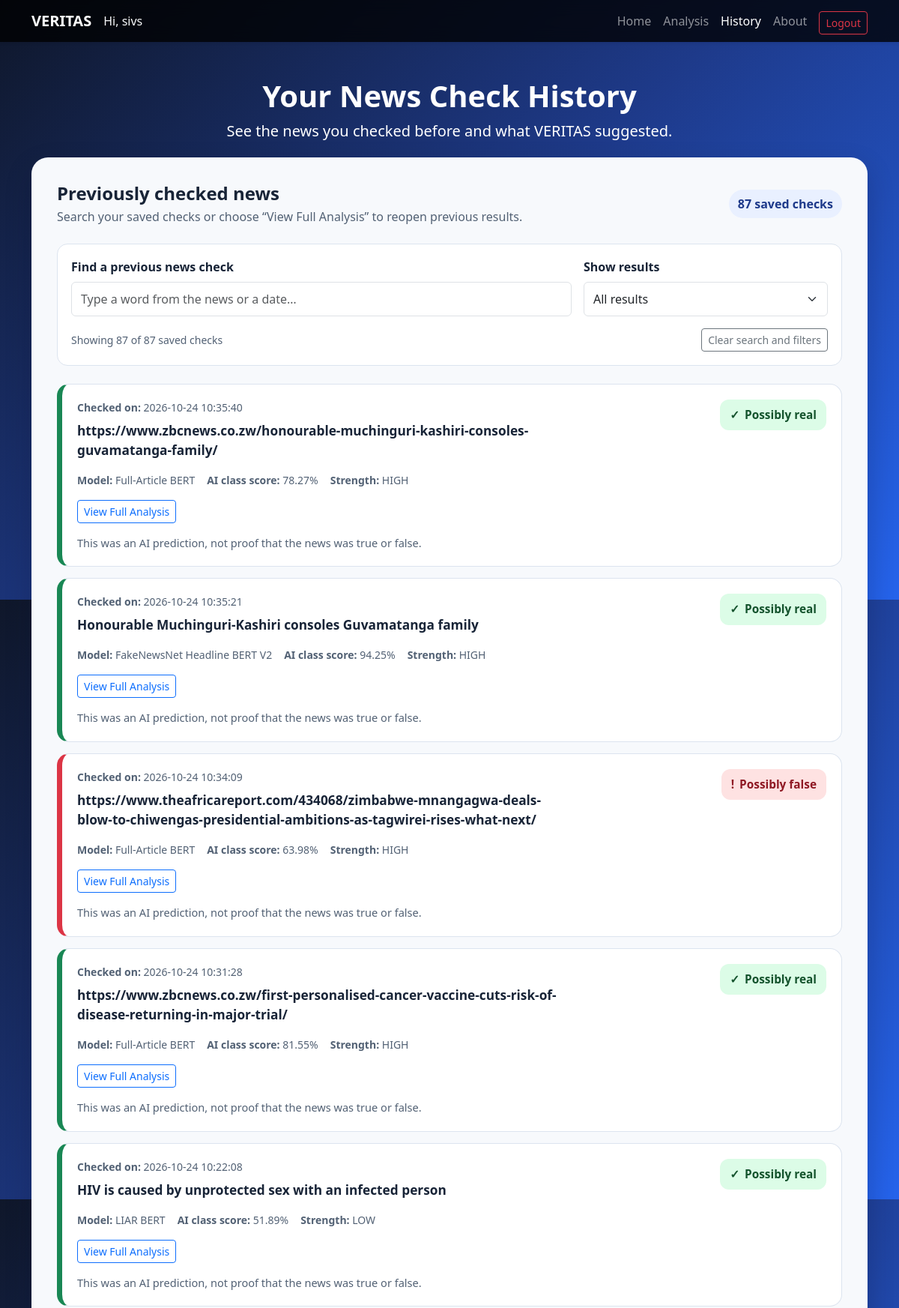
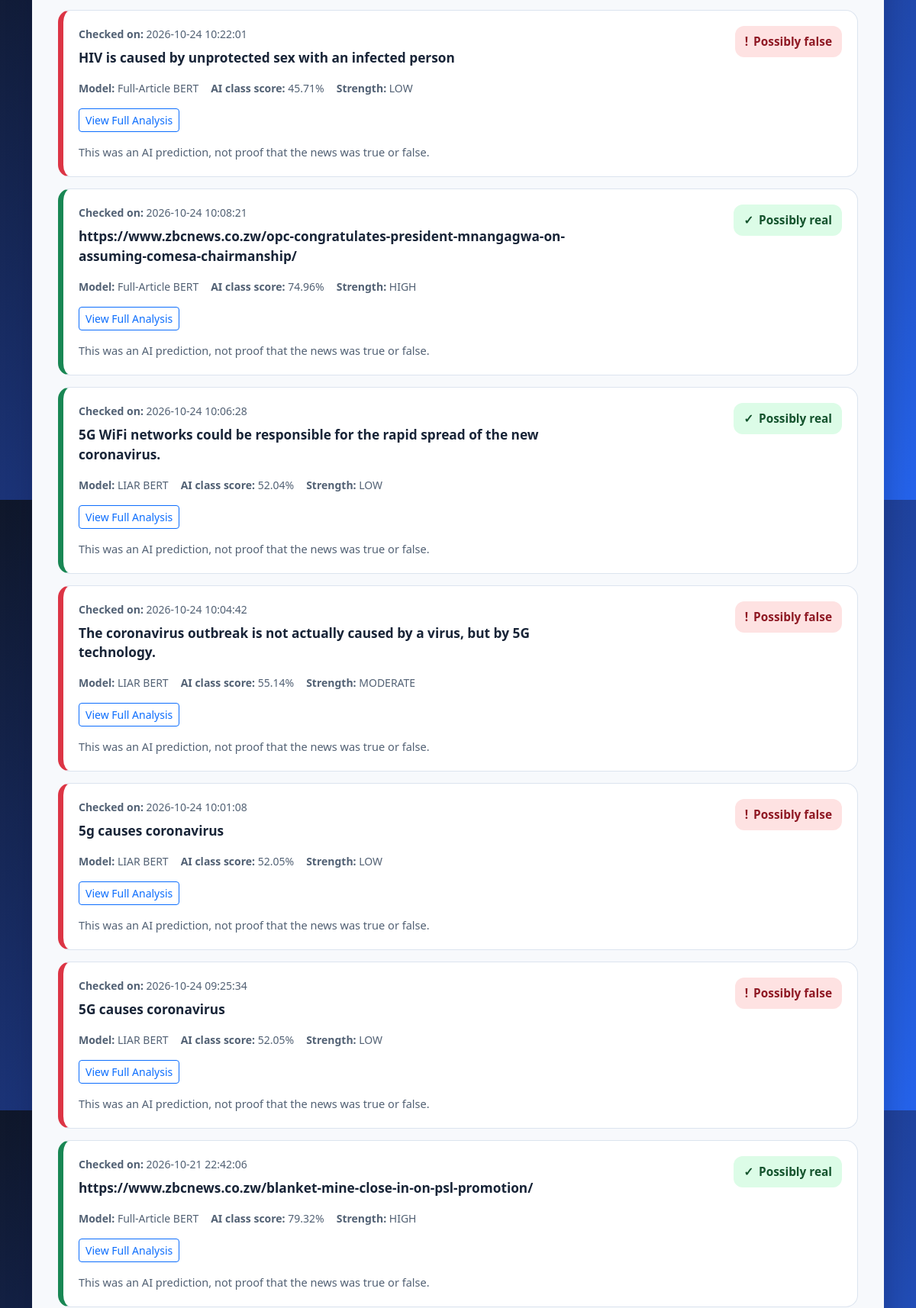
The page /history (signed in, upper part) on the database its author committed (2 pictures, top to bottom).
### app.py (models this page shows)
class User(UserMixin, db.Model):
    id = db.Column(db.Integer, primary_key=True)
    username = db.Column(
        db.String(80),
        unique=True,
        nullable=False
    )
    email = db.Column(
        db.String(120),
        unique=True,
        nullable=False
    )
    password_hash = db.Column(
        db.String(255),
        nullable=False
    )
    created_at = db.Column(
        db.DateTime,
        default=lambda: datetime.now(timezone.utc)
    )
    histories = db.relationship(
        "AnalysisHistory",
        backref="user",
        lazy=True,
        cascade="all, delete-orphan"
    )

class AnalysisHistory(db.Model):
    id = db.Column(db.Integer, primary_key=True)
    user_id = db.Column(
        db.Integer,
        db.ForeignKey("user.id"),
        nullable=False
    )
    input_type = db.Column(
        db.String(20),
        nullable=False
    )
    title = db.Column(
        db.String(500)
    )
    article_text = db.Column(
        db.Text
    )
    url = db.Column(
        db.Text
    )
    prediction = db.Column(
        db.String(20),
        nullable=False
    )
    confidence = db.Column(
        db.Float
    )
    prediction_strength = db.Column(
        db.String(20)
    )
    model_used = db.Column(
        db.String(100)
    )
    fact_check_result = db.Column(
        db.Text
    )
    explanation = db.Column(
        db.Text
    )
    created_at = db.Column(
        db.DateTime,
        default=lambda: datetime.now(timezone.utc)
    )
    result_data = db.Column(db.JSON, nullable=False)

### app.py (the view)
@app.route("/history")
@login_required
def history():
    entries = db.session.execute(
        db.select(AnalysisHistory)
        .filter_by(user_id=current_user.id)
        .order_by(AnalysisHistory.created_at.desc(), AnalysisHistory.id.desc())
    ).scalars().all()
    history_data = []
    for entry in entries:
        record = dict(entry.result_data["history"])
        context = current_history_context(entry)
        record.update(assessment_label=context["overall_assessment"]["label"],
                      assessment_headline=context["overall_assessment"]["headline"])
        record["id"] = entry.id
        record["article"] = entry.article_text
        words = (entry.article_text or "").split()
        record["article_preview"] = " ".join(words[:25]) + ("..." if len(words) > 25 else "")
        history_data.append(record)
    return render_template("history.html", history=history_data)

### app.py (called while the page is built)
@login_manager.user_loader
def load_user(user_id):
    try:
        return db.session.get(User, int(user_id))
    except (TypeError, ValueError):
        return None

### services/evidence_service.py (called while the page is built)
def normalize_claim(text):
    text = unicodedata.normalize("NFKC", str(text or "")).casefold()
    text = text.replace("’", "'")
    return " ".join(re.findall(r"[\w]+(?:[.'/-][\w]+)*|[%$€£¥+=<>°-]", text, flags=re.UNICODE))

def clean_words(text):
    return {word for word in normalize_claim(text).split() if word not in STOPWORDS}

def calculate_relevance(query, reviewed_claim):
    query_words, claim_words = clean_words(query), clean_words(reviewed_claim)
    if not query_words or not claim_words:
        return 0.0
    score = len(query_words & claim_words) / len(query_words)
    query_negation = query_words & NEGATIONS
    claim_negation = claim_words & NEGATIONS
    if query_negation != claim_negation:
        score *= 0.5
    return round(score, 2)

def relevance_label(score):
    return "HIGH" if score >= 0.60 else "MEDIUM" if score >= 0.30 else "LOW"

def same_claim(query, reviewed_claim):
    normalized = normalize_claim(query)
    relative_time = re.search(r"\b(today|tomorrow|yesterday|currently|now|latest|recently|this week|this month|this year|next week)\b", normalized)
    return bool(normalized and not relative_time and len(clean_words(query)) >= 2
                and normalized == normalize_claim(reviewed_claim))

def safe_public_url(url):
    if not isinstance(url, str) or len(url) > 3000:
        return None
    try:
        parts = urlsplit(url)
        hostname = (parts.hostname or "").lower()
        if (parts.scheme not in ("http", "https") or not hostname
                or parts.username or parts.password
                or hostname in ("localhost", "localhost.localdomain")
                or hostname.endswith((".local", ".internal"))):
            return None
        try:
            if not ipaddress.ip_address(hostname).is_global:
                return None
        except ValueError:
            if "." not in hostname:
                return None
        return url
    except ValueError:
        return None

### templates/history.html (shortened to what this page needs)
<!DOCTYPE html>
<html lang="en">
<head>
    <link href="https://cdn.jsdelivr.net/npm/bootstrap@5.3.8/dist/css/bootstrap.min.css" rel="stylesheet">
</head>
<body>
<nav class="navbar navbar-expand-lg bg-dark shadow-sm" data-bs-theme="dark" aria-label="Main navigation">
    <div class="container">
        <a class="navbar-brand fw-bold" href="/">VERITAS</a>
        <span class="navbar-text text-light">
        Hi, {{ current_user.username }}
    </span>
        <div class="collapse navbar-collapse" id="navbarSupportedContent">
            <ul class="navbar-nav ms-auto align-items-lg-center">
                <li class="nav-item"><a class="nav-link" href="/">Home</a></li>
                <li class="nav-item"><a class="nav-link" href="/analysis">Analysis</a></li>
                <li class="nav-item"><a class="nav-link active" aria-current="page" href="/history">History</a></li>
                <li class="nav-item"><a class="nav-link" href="/about">About</a></li>
                <li class="nav-item ms-lg-2"><a class="btn btn-outline-danger btn-sm mt-1" href="{{ url_for('logout') }}">Logout</a></li>
            </ul>
        </div>
    </div>
</nav>
<header class="container page-heading text-center">
    <h1 class="fw-bold">Your News Check History</h1>
    <p class="lead mb-0">See the news you checked before and what VERITAS suggested.</p>
</header>
<main class="container pb-5">
    <div class="surface">
        <div class="d-flex flex-wrap justify-content-between align-items-center gap-3 mb-4">
            <div>
                <h2 class="h4 fw-bold mb-1">Previously checked news</h2>
                <p class="muted mb-0">Search your saved checks or choose “View Full Analysis” to reopen previous results.</p>
            </div>
            <span class="count-chip">{{ history|length }} saved check{% if history|length != 1 %}s{% endif %}</span>
        </div>
        {% if history %}
        <div class="filter-bar mb-4">
            <div class="row g-3 align-items-end">
                <div class="col-md-8">
                    <label class="form-label fw-semibold" for="historySearch">Find a previous news check</label>
                    <input class="form-control" id="historySearch" type="search" placeholder="Type a word from the news or a date…" autocomplete="off">
                </div>
                <div class="col-md-4">
                    <label class="form-label fw-semibold" for="resultFilter">Show results</label>
                    <select class="form-select" id="resultFilter">
                        <option value="ALL">All results</option>
                    </select>
                </div>
            </div>
            <div class="d-flex flex-wrap align-items-center justify-content-between gap-2 mt-3">
                <p class="muted small mb-0" id="shownCount" role="status" aria-live="polite"></p>
                <button class="btn btn-outline-secondary btn-sm" type="button" id="resetFilters">Clear search and filters</button>
            </div>
        </div>
        <div id="historyEntries">
            {% for item in history %}
            {% set content = item.get('input', '') or '' %}
            {% set outcome = item.get('result', '') or '' %}
            <article class="entry history-entry" data-result="{{ outcome|upper if outcome|upper in ['REAL','FAKE'] else 'OTHER' }}">
                <div class="row g-3 align-items-start">
                    <div class="col-md-8 order-2 order-md-1">
                        <p class="small muted mb-2"><strong>Checked on:</strong> {{ item.get('time') or 'Date not available' }}</p>
                        <h3 class="entry-title">{{ content[:140] }}{% if content|length > 140 %}…{% endif %}{% if not content %}Saved news check{% endif %}</h3>
                    </div>
                    <div class="col-md-4 order-1 order-md-2 text-md-end">
                        {% if outcome|upper == 'REAL' %}
                        <span class="result-label real"><span aria-hidden="true">✓</span> Possibly real</span>
                        {% elif outcome|upper == 'FAKE' %}
                        <span class="result-label fake"><span aria-hidden="true">!</span> Possibly false</span>
                        {% else %}
                        <span class="result-label unknown"><span aria-hidden="true">?</span> No clear result</span>
                        {% endif %}
                    </div>
                </div>
                <div class="d-flex flex-wrap align-items-center gap-3 mt-3 mb-2 small muted">
                    {% if item.get('model_used') %}
                    <span><strong>Model:</strong> {{ item.get('model_used') }}</span>
                    {% endif %}
                    {% set confidence = item.get('fake_probability') if outcome|upper == 'FAKE' else item.get('real_probability') %}
                    {% if confidence is not none %}
                    <span><strong>AI class score:</strong> {{ confidence }}%</span>
                    {% endif %}
                    {% if item.get('prediction_strength') %}
                    <span><strong>Strength:</strong> {{ item.get('prediction_strength') }}</span>
                    {% endif %}
                </div>
                <a class="btn btn-outline-primary btn-sm mt-2" href="{{ url_for('history_detail', id=item['id']) }}">
                    View Full Analysis
                </a>
                <p class="entry-note mt-3 mb-0">This was an AI prediction, not proof that the news was true or false.</p>
            </article>
            {% endfor %}
        </div>
        {% else %}
        <div class="empty-state">
            <h2 class="h5 fw-bold">You haven't checked any news yet</h2>
            <p class="muted">When you check an article or headline, your saved results will appear here.</p>
            <a href="/" class="btn btn-primary">Check your first news story</a>
        </div>
        {% endif %}
    </div>
</main>
</body>
</html>

### templates/history.html (style rules this page uses)
:root { --blue:#1d4ed8; --ink:#182437; --muted:#526174; }
body { min-height:100vh; background:linear-gradient(135deg,#0f172a,#1e3a8a,#2563eb); font-family:'Segoe UI',Tahoma,sans-serif; color:white; }
.navbar { background:rgba(0,0,0,.78)!important; backdrop-filter:blur(10px); }
.page-heading { padding:48px 0 20px; }
.surface { background:#f7f9fc; color:var(--ink); border-radius:22px; padding:clamp(18px,3vw,34px); box-shadow:0 14px 36px rgba(2,9,30,.2); }
.muted { color:var(--muted); }
.filter-bar { background:white; border:1px solid #dce4ef; border-radius:14px; padding:18px; }
.form-control,.form-select { min-height:46px; }
.entry { border:1px solid #dce4ef; border-left:7px solid #95a1af; border-radius:16px; padding:20px; background:white; margin-bottom:15px; overflow-wrap:anywhere; }
.entry[data-result="REAL"] { border-left-color:#198754; }
.entry[data-result="FAKE"] { border-left-color:#dc3545; }
.entry-title { font-size:1.08rem; font-weight:700; line-height:1.5; margin:0; }
.result-label { display:inline-flex; align-items:center; gap:7px; border-radius:12px; padding:9px 13px; font-weight:750; font-size:.96rem; }
.result-label.real { background:#dcfce7; color:#14532d; }
.result-label.fake { background:#fee2e2; color:#8f1924; }
.entry-note { font-size:.91rem; color:#526174; }
.count-chip { background:#e9f0ff; color:#1e3a8a; padding:7px 12px; border-radius:999px; font-weight:650; }

### rows shown on the page
User: username "sivs"
AnalysisHistory: item "2026-10-24 10:35:40", url "https://www.zbcnews.co.zw/honourable-muchinguri-kashiri-consoles-guvamatanga-family/", shows "Possibly real", get "Full-Article BERT", confidence "78.27", get "HIGH"
AnalysisHistory: item "2026-10-24 10:35:21", article_text "Honourable Muchinguri-Kashiri consoles Guvamatanga family", shows "Possibly real", get "FakeNewsNet Headline BERT V2", confidence "94.25", get "HIGH"
AnalysisHistory: item "2026-10-24 10:34:09", url "https://www.theafricareport.com/434068/zimbabwe-mnangagwa-deals-blow-to-chiwengas-presidential-ambitions-as-tagwirei-rises-what-next/", shows "Possibly false", get "Full-Article BERT", confidence "63.98", get "HIGH"
AnalysisHistory: item "2026-10-24 10:31:28", url "https://www.zbcnews.co.zw/first-personalised-cancer-vaccine-cuts-risk-of-disease-returning-in-major-trial/", shows "Possibly real", get "Full-Article BERT", confidence "81.55", get "HIGH"
AnalysisHistory: item "2026-10-24 10:22:08", article_text "HIV is caused by unprotected sex with an infected person", shows "Possibly real", get "LIAR BERT", confidence "51.89", get "LOW"
AnalysisHistory: item "2026-10-24 10:22:01", article_text "HIV is caused by unprotected sex with an infected person", shows "Possibly false", get "Full-Article BERT", confidence "45.71", get "LOW"
AnalysisHistory: item "2026-10-24 10:08:21", url "https://www.zbcnews.co.zw/opc-congratulates-president-mnangagwa-on-assuming-comesa-chairmanship/", shows "Possibly real", get "Full-Article BERT", confidence "74.96", get "HIGH"
AnalysisHistory: item "2026-10-24 10:06:28", article_text "5G WiFi networks could be responsible for the rapid spread of the new coronavirus.", shows "Possibly real", get "LIAR BERT", confidence "52.04", get "LOW"
AnalysisHistory: item "2026-10-24 10:04:42", article_text "The coronavirus outbreak is not actually caused by a virus, but by 5G technology.", shows "Possibly false", get "LIAR BERT", confidence "55.14", get "MODERATE"
AnalysisHistory: item "2026-10-24 10:01:08", article_text "5g causes coronavirus", shows "Possibly false", get "LIAR BERT", confidence "52.05", get "LOW"
AnalysisHistory: item "2026-10-24 09:25:34", article_text "5G causes coronavirus", shows "Possibly false", get "LIAR BERT", confidence "52.05", get "LOW"
AnalysisHistory: item "2026-10-21 22:42:06", url "https://www.zbcnews.co.zw/blanket-mine-close-in-on-psl-promotion/", shows "Possibly real", get "Full-Article BERT", confidence "79.32", get "HIGH"

### other values the page prints
{{ history|length }} "87"
